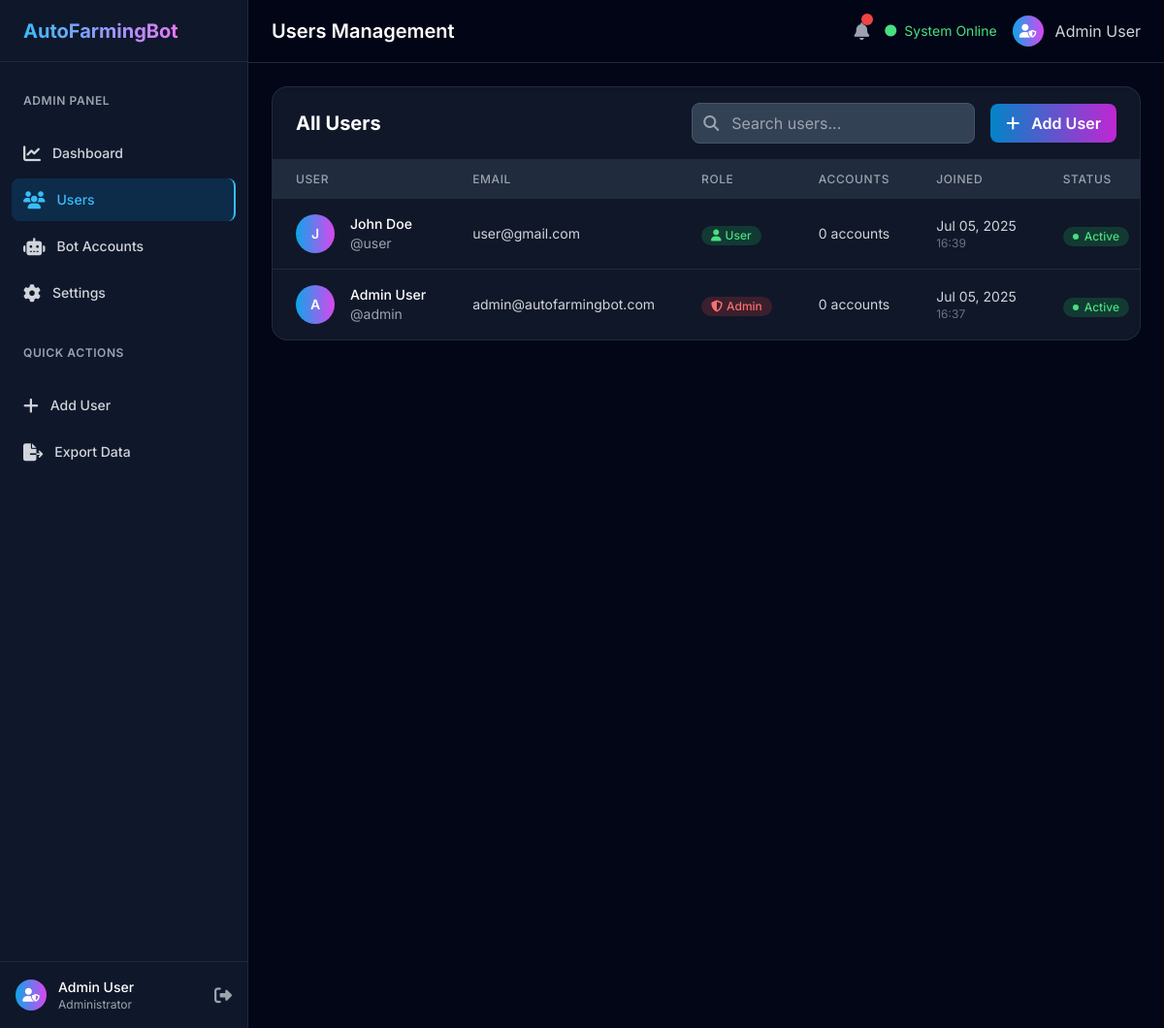
Page /admin/users (signed in) on the committed database.
### models.py (models this page shows, shortened)
class User(UserMixin, db.Model):
    __tablename__ = 'users'
    id = db.Column(db.Integer, primary_key=True)
    username = db.Column(db.String(64), unique=True, nullable=False)
    email = db.Column(db.String(120), unique=True, nullable=False)
    first_name = db.Column(db.String(64), nullable=True)
    last_name = db.Column(db.String(64), nullable=True)
    password_hash = db.Column(db.String(256), nullable=False)
    role = db.Column(db.String(20), default='user')  # 'user' or 'admin'
    active = db.Column(db.Boolean, default=True)
    created_at = db.Column(db.DateTime, default=datetime.utcnow)
    last_login = db.Column(db.DateTime)
    bot_accounts = db.relationship('BotAccount', backref='user', lazy=True, cascade='all, delete-orphan')
    def is_admin(self):
        return self.role == 'admin'
    @property
    def full_name(self):
        if self.first_name and self.last_name:
            return f"{self.first_name} {self.last_name}"
        return self.username

### routes.py (the view)
@app.route('/admin/users')
@login_required
@admin_required
def admin_users():
    page = request.args.get('page', 1, type=int)
    users = User.query.order_by(User.created_at.desc()).paginate(
        page=page, per_page=20, error_out=False)
    return render_template('admin/users.html', users=users)

### app.py (called while the page is built)
@login_manager.user_loader
def load_user(user_id):
    from models import User
    return User.query.get(int(user_id))

### routes.py (called while the page is built)
def admin_required(f):
    @functools.wraps(f)
    def decorated_function(*args, **kwargs):
        if not current_user.is_authenticated or not current_user.is_admin():
            flash('Admin access required', 'error')
            return redirect(url_for('index'))
        return f(*args, **kwargs)
    return decorated_function

### templates/admin/users.html (shortened to what this page needs)
{% extends "admin/base.html" %}
{% block page_title %}Users Management{% endblock %}
{% block content %}
<div class="bg-dark-800/50 backdrop-blur-sm rounded-2xl border border-dark-700/50 overflow-hidden">
    <div class="px-6 py-4 border-b border-dark-700/50">
        <div class="flex items-center justify-between">
            <h2 class="text-xl font-bold text-white">All Users</h2>
            <div class="flex items-center space-x-4">
                <div class="relative">
                    <input type="text" placeholder="Search users..." class="pl-10 pr-4 py-2 bg-dark-700 border border-dark-600 rounded-lg text-white placeholder-gray-400 focus:outline-none focus:ring-2 focus:ring-primary-500 focus:border-transparent">
                    <i class="fas fa-search absolute left-3 top-1/2 transform -translate-y-1/2 text-gray-400"></i>
                </div>
                <button class="px-4 py-2 bg-gradient-to-r from-primary-600 to-accent-600 text-white font-semibold rounded-lg hover:from-primary-700 hover:to-accent-700 transition-all duration-200">
                    <i class="fas fa-plus mr-2"></i>
                    Add User
                </button>
            </div>
        </div>
    </div>
    <div class="overflow-x-auto">
        <table class="w-full">
            <thead class="bg-dark-700/50">
                <tr>
                    <th class="px-6 py-3 text-left text-xs font-medium text-gray-400 uppercase tracking-wider">User</th>
                    <th class="px-6 py-3 text-left text-xs font-medium text-gray-400 uppercase tracking-wider">Email</th>
                    <th class="px-6 py-3 text-left text-xs font-medium text-gray-400 uppercase tracking-wider">Role</th>
                    <th class="px-6 py-3 text-left text-xs font-medium text-gray-400 uppercase tracking-wider">Accounts</th>
                    <th class="px-6 py-3 text-left text-xs font-medium text-gray-400 uppercase tracking-wider">Joined</th>
                    <th class="px-6 py-3 text-left text-xs font-medium text-gray-400 uppercase tracking-wider">Status</th>
                </tr>
            </thead>
            <tbody class="divide-y divide-dark-700/50">
                {% for user in users.items %}
                <tr class="hover:bg-dark-700/30 transition-colors duration-200">
                    <td class="px-6 py-4 whitespace-nowrap">
                        <div class="flex items-center">
                            <div class="w-10 h-10 bg-gradient-to-r from-primary-500 to-accent-500 rounded-full flex items-center justify-center mr-4">
                                <span class="text-white font-semibold text-sm">{{ user.first_name[0] if user.first_name else user.username[0] }}</span>
                            </div>
                            <div>
                                <div class="text-sm font-medium text-white">{{ user.full_name }}</div>
                                <div class="text-sm text-gray-400">@{{ user.username }}</div>
                            </div>
                        </div>
                    </td>
                    <td class="px-6 py-4 whitespace-nowrap">
                        <div class="text-sm text-gray-300">{{ user.email }}</div>
                    </td>
                    <td class="px-6 py-4 whitespace-nowrap">
                        <span class="inline-flex items-center px-2.5 py-0.5 rounded-full text-xs font-medium {% if user.role == 'admin' %}bg-red-500/20 text-red-400{% else %}bg-green-500/20 text-green-400{% endif %}">
                            {% if user.role == 'admin' %}
                                <i class="fas fa-shield-alt mr-1"></i>
                            {% else %}
                                <i class="fas fa-user mr-1"></i>
                            {% endif %}
                            {{ user.role.title() }}
                        </span>
                    </td>
                    <td class="px-6 py-4 whitespace-nowrap">
                        <div class="text-sm text-gray-300">{{ user.bot_accounts|length }} accounts</div>
                    </td>
                    <td class="px-6 py-4 whitespace-nowrap">
                        <div class="text-sm text-gray-300">{{ user.created_at.strftime('%b %d, %Y') }}</div>
                        <div class="text-xs text-gray-500">{{ user.created_at.strftime('%H:%M') }}</div>
                    </td>
                    <td class="px-6 py-4 whitespace-nowrap">
                        <span class="inline-flex items-center px-2.5 py-0.5 rounded-full text-xs font-medium {% if user.active %}bg-green-500/20 text-green-400{% else %}bg-red-500/20 text-red-400{% endif %}">
                            <div class="w-1.5 h-1.5 bg-current rounded-full mr-1.5"></div>
                            {% if user.active %}Active{% else %}Inactive{% endif %}
                        </span>
                    </td>
                </tr>
                {% endfor %}
            </tbody>
        </table>
    </div>
</div>
{% endblock %}

### templates/admin/base.html (shortened to what this page needs)
<!DOCTYPE html>
<html lang="en" class="dark">
<head>
    <script src="https://cdn.tailwindcss.com"></script>
    <link rel="stylesheet" href="https://cdnjs.cloudflare.com/ajax/libs/font-awesome/6.4.0/css/all.min.css">
    <link rel="stylesheet" href="{{ url_for('static', filename='css/custom.css') }}">
</head>
<body class="font-sans bg-dark-950 text-gray-100 antialiased">
    <div id="sidebar" class="fixed inset-y-0 left-0 z-50 w-64 bg-dark-900 border-r border-dark-800 transform -translate-x-full transition-transform duration-300 ease-in-out lg:translate-x-0">
        <div class="flex items-center justify-between h-16 px-6 border-b border-dark-800">
            <span class="text-xl font-bold bg-gradient-to-r from-primary-400 to-accent-400 bg-clip-text text-transparent">
            </span>
        </div>
        <nav class="mt-8">
            <div class="px-6 mb-6">
                <h3 class="text-xs font-semibold text-gray-400 uppercase tracking-wider">Admin Panel</h3>
            </div>
            <div class="space-y-1 px-3">
                <a href="{{ url_for('admin_dashboard') }}" class="sidebar-link group flex items-center px-3 py-2 text-sm font-medium rounded-lg {% if request.endpoint == 'admin_dashboard' %}bg-primary-600/20 text-primary-400 border-r-2 border-primary-400{% else %}text-gray-300 hover:bg-dark-800 hover:text-primary-400{% endif %} transition-all duration-200">
                    <i class="fas fa-chart-line mr-3 text-lg"></i>
                    Dashboard
                </a>
                <a href="{{ url_for('admin_users') }}" class="sidebar-link group flex items-center px-3 py-2 text-sm font-medium rounded-lg {% if request.endpoint == 'admin_users' %}bg-primary-600/20 text-primary-400 border-r-2 border-primary-400{% else %}text-gray-300 hover:bg-dark-800 hover:text-primary-400{% endif %} transition-all duration-200">
                    <i class="fas fa-users mr-3 text-lg"></i>
                    Users
                </a>
                <a href="{{ url_for('admin_accounts') }}" class="sidebar-link group flex items-center px-3 py-2 text-sm font-medium rounded-lg {% if request.endpoint == 'admin_accounts' %}bg-primary-600/20 text-primary-400 border-r-2 border-primary-400{% else %}text-gray-300 hover:bg-dark-800 hover:text-primary-400{% endif %} transition-all duration-200">
                    <i class="fas fa-robot mr-3 text-lg"></i>
                    Bot Accounts
                </a>
                <a href="#" class="sidebar-link group flex items-center px-3 py-2 text-sm font-medium rounded-lg text-gray-300 hover:bg-dark-800 hover:text-primary-400 transition-all duration-200">
                    <i class="fas fa-cog mr-3 text-lg"></i>
                    Settings
                </a>
            </div>
            <div class="px-6 mt-8 mb-6">
                <h3 class="text-xs font-semibold text-gray-400 uppercase tracking-wider">Quick Actions</h3>
            </div>
            <div class="space-y-1 px-3">
                <a href="#" class="sidebar-link group flex items-center px-3 py-2 text-sm font-medium rounded-lg text-gray-300 hover:bg-dark-800 hover:text-primary-400 transition-all duration-200">
                    <i class="fas fa-plus mr-3 text-lg"></i>
                    Add User
                </a>
                <a href="#" class="sidebar-link group flex items-center px-3 py-2 text-sm font-medium rounded-lg text-gray-300 hover:bg-dark-800 hover:text-primary-400 transition-all duration-200">
                    <i class="fas fa-file-export mr-3 text-lg"></i>
                    Export Data
                </a>
            </div>
        </nav>
        <div class="absolute bottom-0 left-0 right-0 p-4 border-t border-dark-800">
            <div class="flex items-center">
                <div class="flex-shrink-0">
                    <div class="w-8 h-8 bg-gradient-to-r from-primary-500 to-accent-500 rounded-full flex items-center justify-center">
                        <i class="fas fa-user-shield text-white text-sm"></i>
                    </div>
                </div>
                <div class="ml-3 flex-1 min-w-0">
                    <p class="text-sm font-medium text-white truncate">
                        {{ current_user.full_name }}
                    </p>
                    <p class="text-xs text-gray-400 truncate">
                        Administrator
                    </p>
                </div>
                <a href="{{ url_for('logout') }}" class="ml-2 text-gray-400 hover:text-white transition-colors">
                    <i class="fas fa-sign-out-alt text-lg"></i>
                </a>
            </div>
        </div>
    </div>
    <div class="lg:pl-64">
        <div class="sticky top-0 z-40 bg-dark-950/95 backdrop-blur-md border-b border-dark-800">
            <div class="flex items-center justify-between h-16 px-6">
                <div class="flex items-center">
                    <h1 class="text-xl font-semibold text-white">
                        {% block page_title %}Dashboard{% endblock %}
                    </h1>
                </div>
                <div class="flex items-center space-x-4">
                    <button class="text-gray-400 hover:text-white transition-colors relative">
                        <i class="fas fa-bell text-lg"></i>
                        <span class="absolute -top-1 -right-1 w-3 h-3 bg-red-500 rounded-full text-xs flex items-center justify-center"></span>
                    </button>
                    <div class="hidden md:flex items-center space-x-4 text-sm">
                        <div class="flex items-center text-green-400">
                            <i class="fas fa-circle text-xs mr-2"></i>
                            <span>System Online</span>
                        </div>
                    </div>
                    <div class="relative">
                        <button class="flex items-center text-gray-300 hover:text-white transition-colors">
                            <div class="w-8 h-8 bg-gradient-to-r from-primary-500 to-accent-500 rounded-full flex items-center justify-center mr-3">
                                <i class="fas fa-user-shield text-white text-sm"></i>
                            </div>
                            <span class="hidden md:block">{{ current_user.full_name }}</span>
                        </button>
                    </div>
                </div>
            </div>
        </div>
        <main class="p-4 lg:p-6 min-h-screen">
            {% block content %}{% endblock %}
        </main>
    </div>
</body>
</html>

### static/css/custom.css (style rules this page uses)
:root { --gradient-primary: linear-gradient(135deg, #0ea5e9 0%, #d946ef 100%); --gradient-secondary: linear-gradient(135deg, #1e293b 0%, #0f172a 100%); --shadow-glow: 0 20px 25px -5px rgba(14, 165, 233, 0.1), 0 10px 10px -5px rgba(217, 70, 239, 0.1); }
html { scroll-behavior: smooth; }
.backdrop-blur-sm { backdrop-filter: blur(4px); -webkit-backdrop-filter: blur(4px); }
.backdrop-blur-md { backdrop-filter: blur(8px); -webkit-backdrop-filter: blur(8px); }

### rows in the picture
User: full_name "Admin User", first_name "A", username "admin", email "admin@autofarmingbot.com", role "Admin", bot_accounts|length "0", created_at "Jul 05, 2025", created_at "16:37", active "Active"
User: first_name "J", full_name "John Doe", username "user", email "user@gmail.com", role "User", bot_accounts|length "0", created_at "Jul 05, 2025", created_at "16:39", active "Active"
